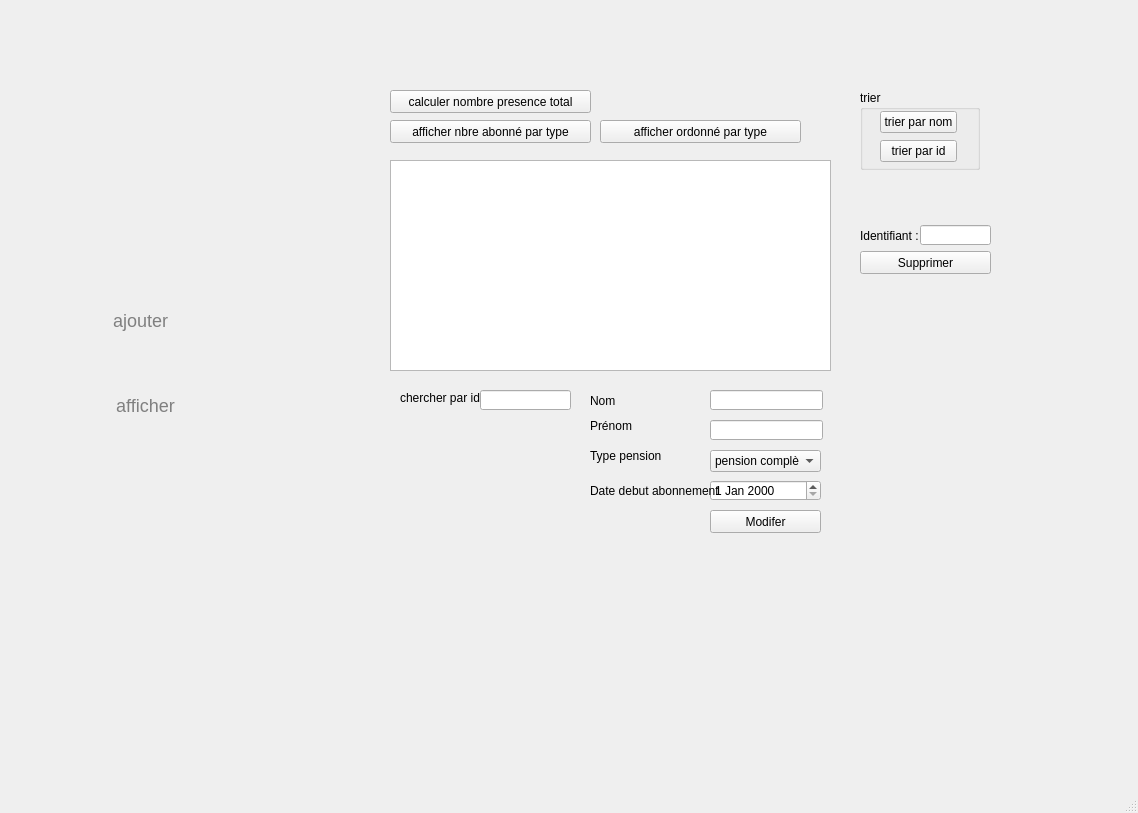
<?xml version="1.0" encoding="UTF-8"?>
<ui version="4.0">
 <class>gestionAboWindow</class>
 <widget class="QMainWindow" name="gestionAboWindow">
  <property name="geometry">
   <rect>
    <x>0</x>
    <y>0</y>
    <width>1138</width>
    <height>813</height>
   </rect>
  </property>
  <property name="windowTitle">
   <string>MainWindow</string>
  </property>
  <widget class="QWidget" name="centralwidget">
   <widget class="QPushButton" name="Retour">
    <property name="geometry">
     <rect>
      <x>200</x>
      <y>462</y>
      <width>75</width>
      <height>61</height>
     </rect>
    </property>
    <property name="styleSheet">
     <string notr="true">#Retour{
background-color: transparent;
border-image: url(:/img/img/retour.jpg);
background: none;
border: none;
background-repeat: none;
color : gray ;

font-size: 18px;
}</string>
    </property>
    <property name="text">
     <string/>
    </property>
   </widget>
   <widget class="QLabel" name="label_5">
    <property name="geometry">
     <rect>
      <x>10</x>
      <y>20</y>
      <width>291</width>
      <height>541</height>
     </rect>
    </property>
    <property name="styleSheet">
     <string notr="true">#label_5{
background-color: transparent;
border-image: url(:/img/img/espace admin.jpg);
background: none;
border: none;
background-repeat: none;
}</string>
    </property>
    <property name="text">
     <string/>
    </property>
   </widget>
   <widget class="QStackedWidget" name="stackedWidget">
    <property name="geometry">
     <rect>
      <x>340</x>
      <y>40</y>
      <width>761</width>
      <height>581</height>
     </rect>
    </property>
    <property name="currentIndex">
     <number>1</number>
    </property>
    <widget class="QWidget" name="page">
     <widget class="QLineEdit" name="lineEdit_prenom_3">
      <property name="geometry">
       <rect>
        <x>290</x>
        <y>160</y>
        <width>133</width>
        <height>20</height>
       </rect>
      </property>
     </widget>
     <widget class="QLabel" name="label_10">
      <property name="geometry">
       <rect>
        <x>109</x>
        <y>200</y>
        <width>111</width>
        <height>16</height>
       </rect>
      </property>
      <property name="text">
       <string>Type pension</string>
      </property>
     </widget>
     <widget class="QLineEdit" name="lineEdit_nom_3">
      <property name="geometry">
       <rect>
        <x>290</x>
        <y>120</y>
        <width>133</width>
        <height>20</height>
       </rect>
      </property>
     </widget>
     <widget class="QLabel" name="label_11">
      <property name="geometry">
       <rect>
        <x>109</x>
        <y>240</y>
        <width>231</width>
        <height>16</height>
       </rect>
      </property>
      <property name="text">
       <string>Date début abonnement</string>
      </property>
     </widget>
     <widget class="QLabel" name="label_6">
      <property name="geometry">
       <rect>
        <x>109</x>
        <y>80</y>
        <width>91</width>
        <height>16</height>
       </rect>
      </property>
      <property name="text">
       <string>Identifiant</string>
      </property>
     </widget>
     <widget class="QDateEdit" name="dateEdit_2">
      <property name="geometry">
       <rect>
        <x>290</x>
        <y>240</y>
        <width>131</width>
        <height>20</height>
       </rect>
      </property>
     </widget>
     <widget class="QLineEdit" name="lineEdit_id_2">
      <property name="geometry">
       <rect>
        <x>290</x>
        <y>80</y>
        <width>133</width>
        <height>20</height>
       </rect>
      </property>
     </widget>
     <widget class="QComboBox" name="type_pension_2">
      <property name="geometry">
       <rect>
        <x>290</x>
        <y>200</y>
        <width>131</width>
        <height>22</height>
       </rect>
      </property>
      <item>
       <property name="text">
        <string>pension complète</string>
       </property>
      </item>
      <item>
       <property name="text">
        <string>demi pension</string>
       </property>
      </item>
      <item>
       <property name="text">
        <string>demi pension + petit déjeuner</string>
       </property>
      </item>
     </widget>
     <widget class="QLabel" name="label_7">
      <property name="geometry">
       <rect>
        <x>109</x>
        <y>120</y>
        <width>71</width>
        <height>16</height>
       </rect>
      </property>
      <property name="text">
       <string>Nom</string>
      </property>
     </widget>
     <widget class="QLabel" name="label_16">
      <property name="geometry">
       <rect>
        <x>109</x>
        <y>160</y>
        <width>91</width>
        <height>16</height>
       </rect>
      </property>
      <property name="text">
       <string>Prénom</string>
      </property>
     </widget>
     <widget class="QPushButton" name="pb_ajouter_2">
      <property name="geometry">
       <rect>
        <x>290</x>
        <y>280</y>
        <width>131</width>
        <height>23</height>
       </rect>
      </property>
      <property name="text">
       <string>Ajouter</string>
      </property>
     </widget>
    </widget>
    <widget class="QWidget" name="page_2">
     <widget class="QLabel" name="label_18">
      <property name="geometry">
       <rect>
        <x>250</x>
        <y>400</y>
        <width>111</width>
        <height>31</height>
       </rect>
      </property>
      <property name="text">
       <string>Type pension</string>
      </property>
     </widget>
     <widget class="QLabel" name="label_19">
      <property name="geometry">
       <rect>
        <x>60</x>
        <y>350</y>
        <width>111</width>
        <height>16</height>
       </rect>
      </property>
      <property name="text">
       <string>chercher par id </string>
      </property>
     </widget>
     <widget class="QLabel" name="label_20">
      <property name="geometry">
       <rect>
        <x>250</x>
        <y>350</y>
        <width>71</width>
        <height>21</height>
       </rect>
      </property>
      <property name="text">
       <string>Nom</string>
      </property>
     </widget>
     <widget class="QPushButton" name="pb_supprimer_2">
      <property name="geometry">
       <rect>
        <x>520</x>
        <y>211</y>
        <width>131</width>
        <height>23</height>
       </rect>
      </property>
      <property name="text">
       <string>Supprimer</string>
      </property>
     </widget>
     <widget class="QLineEdit" name="lineEdit_2">
      <property name="geometry">
       <rect>
        <x>580</x>
        <y>185</y>
        <width>71</width>
        <height>20</height>
       </rect>
      </property>
     </widget>
     <widget class="QLineEdit" name="lineEdit_prenom_4">
      <property name="geometry">
       <rect>
        <x>370</x>
        <y>380</y>
        <width>113</width>
        <height>20</height>
       </rect>
      </property>
     </widget>
     <widget class="QLabel" name="label_21">
      <property name="geometry">
       <rect>
        <x>520</x>
        <y>180</y>
        <width>80</width>
        <height>31</height>
       </rect>
      </property>
      <property name="text">
       <string>Identifiant :</string>
      </property>
     </widget>
     <widget class="QLabel" name="label_22">
      <property name="geometry">
       <rect>
        <x>250</x>
        <y>370</y>
        <width>101</width>
        <height>31</height>
       </rect>
      </property>
      <property name="text">
       <string>Prénom</string>
      </property>
     </widget>
     <widget class="QGroupBox" name="groupBox_2">
      <property name="geometry">
       <rect>
        <x>520</x>
        <y>50</y>
        <width>120</width>
        <height>80</height>
       </rect>
      </property>
      <property name="title">
       <string>trier</string>
      </property>
      <widget class="QWidget" name="layoutWidget_2">
       <property name="geometry">
        <rect>
         <x>20</x>
         <y>20</y>
         <width>77</width>
         <height>54</height>
        </rect>
       </property>
       <layout class="QVBoxLayout" name="verticalLayout_2">
        <item>
         <widget class="QPushButton" name="pushButton_3">
          <property name="text">
           <string>trier par nom</string>
          </property>
         </widget>
        </item>
        <item>
         <widget class="QPushButton" name="pushButton_trier_id_2">
          <property name="text">
           <string>trier par id</string>
          </property>
         </widget>
        </item>
       </layout>
      </widget>
     </widget>
     <widget class="QPushButton" name="modifier_etu_3">
      <property name="geometry">
       <rect>
        <x>370</x>
        <y>470</y>
        <width>111</width>
        <height>23</height>
       </rect>
      </property>
      <property name="text">
       <string>Modifer</string>
      </property>
     </widget>
     <widget class="QComboBox" name="lineEdit_type_2">
      <property name="geometry">
       <rect>
        <x>370</x>
        <y>410</y>
        <width>111</width>
        <height>22</height>
       </rect>
      </property>
      <item>
       <property name="text">
        <string>pension complète</string>
       </property>
      </item>
      <item>
       <property name="text">
        <string>demi pension</string>
       </property>
      </item>
      <item>
       <property name="text">
        <string>demi pension + petit déjeuner</string>
       </property>
      </item>
     </widget>
     <widget class="QLineEdit" name="lineEdit_chercher_id_2">
      <property name="geometry">
       <rect>
        <x>140</x>
        <y>350</y>
        <width>91</width>
        <height>20</height>
       </rect>
      </property>
     </widget>
     <widget class="QPushButton" name="pushButton_afficherAbonne_par_type_2">
      <property name="geometry">
       <rect>
        <x>260</x>
        <y>80</y>
        <width>201</width>
        <height>23</height>
       </rect>
      </property>
      <property name="text">
       <string>afficher ordonné par type</string>
      </property>
     </widget>
     <widget class="QTableView" name="tabetudiant_2">
      <property name="geometry">
       <rect>
        <x>50</x>
        <y>120</y>
        <width>441</width>
        <height>211</height>
       </rect>
      </property>
     </widget>
     <widget class="QDateEdit" name="dateEdit_date_2">
      <property name="geometry">
       <rect>
        <x>370</x>
        <y>440</y>
        <width>111</width>
        <height>21</height>
       </rect>
      </property>
     </widget>
     <widget class="QPushButton" name="pushButton_calculernbrepresence_2">
      <property name="geometry">
       <rect>
        <x>50</x>
        <y>50</y>
        <width>201</width>
        <height>23</height>
       </rect>
      </property>
      <property name="text">
       <string>calculer nombre presence total</string>
      </property>
     </widget>
     <widget class="QLabel" name="label_23">
      <property name="geometry">
       <rect>
        <x>250</x>
        <y>440</y>
        <width>191</width>
        <height>21</height>
       </rect>
      </property>
      <property name="text">
       <string>Date debut abonnement</string>
      </property>
     </widget>
     <widget class="QPushButton" name="pushButton_afficher_nbre_par_type_2">
      <property name="geometry">
       <rect>
        <x>50</x>
        <y>80</y>
        <width>201</width>
        <height>23</height>
       </rect>
      </property>
      <property name="text">
       <string>afficher nbre abonné par type</string>
      </property>
     </widget>
     <widget class="QLineEdit" name="lineEdit_nom_4">
      <property name="geometry">
       <rect>
        <x>370</x>
        <y>350</y>
        <width>113</width>
        <height>20</height>
       </rect>
      </property>
     </widget>
     <widget class="QLabel" name="label_presence_2">
      <property name="geometry">
       <rect>
        <x>290</x>
        <y>40</y>
        <width>131</width>
        <height>31</height>
       </rect>
      </property>
      <property name="text">
       <string/>
      </property>
     </widget>
    </widget>
   </widget>
   <widget class="QPushButton" name="pushButton_ajouter">
    <property name="geometry">
     <rect>
      <x>30</x>
      <y>300</y>
      <width>221</width>
      <height>41</height>
     </rect>
    </property>
    <property name="styleSheet">
     <string notr="true">#pushButton_ajouter{
background-color: transparent;
border-image: url(:/img/img/ajouter.jpg);
background: none;
border: none;
background-repeat: none;
color : gray ;

font-size: 18px;
}</string>
    </property>
    <property name="text">
     <string>ajouter</string>
    </property>
   </widget>
   <widget class="QPushButton" name="pushButton_afficher">
    <property name="geometry">
     <rect>
      <x>30</x>
      <y>380</y>
      <width>231</width>
      <height>51</height>
     </rect>
    </property>
    <property name="styleSheet">
     <string notr="true">#pushButton_afficher{
background-color: transparent;
border-image: url(:/img/img/chercher.jpg);
background: none;
border: none;
background-repeat: none;
color : gray ;

font-size: 18px;
}</string>
    </property>
    <property name="text">
     <string>afficher</string>
    </property>
   </widget>
   <zorder>label_5</zorder>
   <zorder>Retour</zorder>
   <zorder>stackedWidget</zorder>
   <zorder>pushButton_ajouter</zorder>
   <zorder>pushButton_afficher</zorder>
  </widget>
  <widget class="QMenuBar" name="menubar">
   <property name="geometry">
    <rect>
     <x>0</x>
     <y>0</y>
     <width>1138</width>
     <height>21</height>
    </rect>
   </property>
  </widget>
  <widget class="QStatusBar" name="statusbar"/>
 </widget>
 <resources/>
 <connections/>
</ui>
